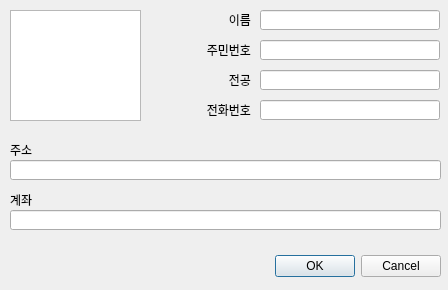
<?xml version="1.0" encoding="UTF-8"?>
<ui version="4.0">
 <class>DialogNewWorker</class>
 <widget class="QDialog" name="DialogNewWorker">
  <property name="geometry">
   <rect>
    <x>0</x>
    <y>0</y>
    <width>448</width>
    <height>290</height>
   </rect>
  </property>
  <property name="windowTitle">
   <string>Dialog</string>
  </property>
  <widget class="QDialogButtonBox" name="buttonBox">
   <property name="geometry">
    <rect>
     <x>100</x>
     <y>250</y>
     <width>341</width>
     <height>32</height>
    </rect>
   </property>
   <property name="orientation">
    <enum>Qt::Horizontal</enum>
   </property>
   <property name="standardButtons">
    <set>QDialogButtonBox::Cancel|QDialogButtonBox::Ok</set>
   </property>
  </widget>
  <widget class="QLineEdit" name="lineEdit_name">
   <property name="geometry">
    <rect>
     <x>260</x>
     <y>10</y>
     <width>180</width>
     <height>20</height>
    </rect>
   </property>
  </widget>
  <widget class="QLineEdit" name="lineEdit_workerRrNum">
   <property name="geometry">
    <rect>
     <x>260</x>
     <y>40</y>
     <width>180</width>
     <height>20</height>
    </rect>
   </property>
  </widget>
  <widget class="QLineEdit" name="lineEdit_major">
   <property name="geometry">
    <rect>
     <x>260</x>
     <y>70</y>
     <width>180</width>
     <height>20</height>
    </rect>
   </property>
  </widget>
  <widget class="QLabel" name="label">
   <property name="geometry">
    <rect>
     <x>170</x>
     <y>10</y>
     <width>81</width>
     <height>20</height>
    </rect>
   </property>
   <property name="text">
    <string>이름</string>
   </property>
   <property name="alignment">
    <set>Qt::AlignRight|Qt::AlignTrailing|Qt::AlignVCenter</set>
   </property>
  </widget>
  <widget class="QLabel" name="label_2">
   <property name="geometry">
    <rect>
     <x>170</x>
     <y>40</y>
     <width>81</width>
     <height>20</height>
    </rect>
   </property>
   <property name="text">
    <string>주민번호</string>
   </property>
   <property name="alignment">
    <set>Qt::AlignRight|Qt::AlignTrailing|Qt::AlignVCenter</set>
   </property>
  </widget>
  <widget class="QLabel" name="label_4">
   <property name="geometry">
    <rect>
     <x>170</x>
     <y>70</y>
     <width>81</width>
     <height>20</height>
    </rect>
   </property>
   <property name="text">
    <string>전공</string>
   </property>
   <property name="alignment">
    <set>Qt::AlignRight|Qt::AlignTrailing|Qt::AlignVCenter</set>
   </property>
  </widget>
  <widget class="QGraphicsView" name="graphicsView">
   <property name="geometry">
    <rect>
     <x>10</x>
     <y>10</y>
     <width>131</width>
     <height>111</height>
    </rect>
   </property>
  </widget>
  <widget class="QLabel" name="label_5">
   <property name="geometry">
    <rect>
     <x>170</x>
     <y>100</y>
     <width>81</width>
     <height>20</height>
    </rect>
   </property>
   <property name="text">
    <string>전화번호</string>
   </property>
   <property name="alignment">
    <set>Qt::AlignRight|Qt::AlignTrailing|Qt::AlignVCenter</set>
   </property>
  </widget>
  <widget class="QLineEdit" name="lineEdit_phoneNum">
   <property name="geometry">
    <rect>
     <x>260</x>
     <y>100</y>
     <width>180</width>
     <height>20</height>
    </rect>
   </property>
  </widget>
  <widget class="QLabel" name="label_6">
   <property name="geometry">
    <rect>
     <x>10</x>
     <y>140</y>
     <width>81</width>
     <height>20</height>
    </rect>
   </property>
   <property name="text">
    <string>주소</string>
   </property>
   <property name="alignment">
    <set>Qt::AlignLeading|Qt::AlignLeft|Qt::AlignVCenter</set>
   </property>
  </widget>
  <widget class="QLineEdit" name="lineEdit_address">
   <property name="geometry">
    <rect>
     <x>10</x>
     <y>160</y>
     <width>431</width>
     <height>20</height>
    </rect>
   </property>
  </widget>
  <widget class="QLineEdit" name="lineEdit_bankAccount">
   <property name="geometry">
    <rect>
     <x>10</x>
     <y>210</y>
     <width>431</width>
     <height>20</height>
    </rect>
   </property>
  </widget>
  <widget class="QLabel" name="label_7">
   <property name="geometry">
    <rect>
     <x>10</x>
     <y>190</y>
     <width>91</width>
     <height>20</height>
    </rect>
   </property>
   <property name="text">
    <string>계좌</string>
   </property>
   <property name="alignment">
    <set>Qt::AlignLeading|Qt::AlignLeft|Qt::AlignVCenter</set>
   </property>
  </widget>
 </widget>
 <tabstops>
  <tabstop>lineEdit_name</tabstop>
  <tabstop>lineEdit_workerRrNum</tabstop>
  <tabstop>lineEdit_major</tabstop>
  <tabstop>lineEdit_phoneNum</tabstop>
  <tabstop>lineEdit_address</tabstop>
  <tabstop>lineEdit_bankAccount</tabstop>
  <tabstop>graphicsView</tabstop>
 </tabstops>
 <resources/>
 <connections>
  <connection>
   <sender>buttonBox</sender>
   <signal>accepted()</signal>
   <receiver>DialogNewWorker</receiver>
   <slot>accept()</slot>
   <hints>
    <hint type="sourcelabel">
     <x>248</x>
     <y>254</y>
    </hint>
    <hint type="destinationlabel">
     <x>157</x>
     <y>274</y>
    </hint>
   </hints>
  </connection>
  <connection>
   <sender>buttonBox</sender>
   <signal>rejected()</signal>
   <receiver>DialogNewWorker</receiver>
   <slot>reject()</slot>
   <hints>
    <hint type="sourcelabel">
     <x>316</x>
     <y>260</y>
    </hint>
    <hint type="destinationlabel">
     <x>286</x>
     <y>274</y>
    </hint>
   </hints>
  </connection>
 </connections>
</ui>
